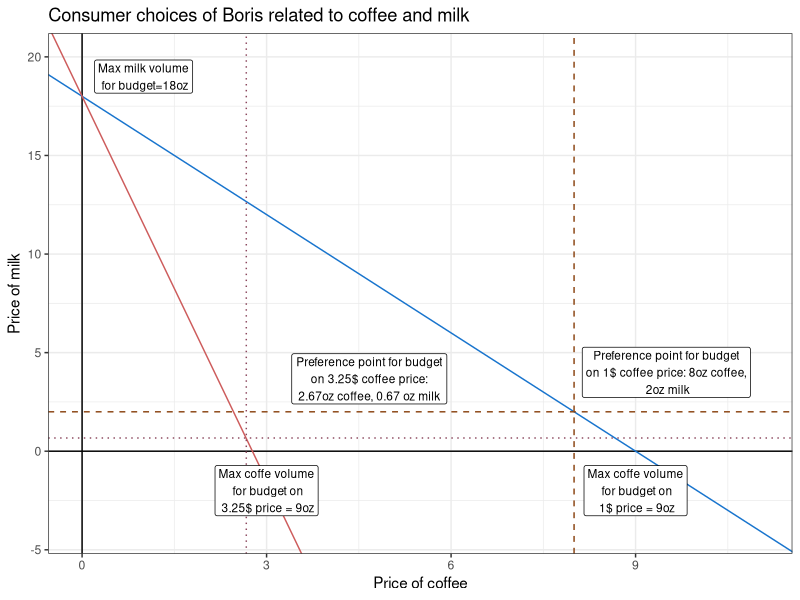

Write the R code that produced this figure.
## ---- chunk 1
knitr::opts_chunk$set(echo = TRUE)
## ---- chunk 2
library(ggplot2)
icp2 <- (-1)*18/(9/3.25)
ggplot()+
  xlim(0,11)+
  ylim(-4,20)+
  labs(
    x='Price of coffee',
    y='Price of milk',
    title='Consumer choices of Boris related to coffee and milk'
  )+
  geom_hline(aes(yintercept=0),col='black')+
  geom_vline(aes(xintercept=0),col='black')+
  geom_abline(intercept = 18, slope = -2, col='dodgerblue3')+
  geom_abline(intercept = 18, slope = icp2, col='indianred')+
  geom_vline(aes(xintercept=8),col='chocolate4',linetype='dashed')+
  geom_hline(aes(yintercept=2),col='chocolate4',linetype='dashed')+
  geom_vline(aes(xintercept=2.67),col='palevioletred4',linetype='dotted')+
  geom_hline(aes(yintercept=0.67),col='palevioletred4',linetype='dotted')+
  geom_label(aes(x=0, y=18, label='Max milk volume\n for budget=18oz'),nudge_x = 1, nudge_y=1, size=3)+
  geom_label(aes(x=9, y=0, label='Max coffe volume\n for budget on\n 1$ price = 9oz'),nudge_x = 0, nudge_y=-2, size=3)+
  geom_label(aes(x=3, y=0, label='Max coffe volume\n for budget on\n 3.25$ price = 9oz'),nudge_x = 0, nudge_y=-2, size=3)+
  geom_label(aes(x=8, y=2, label='Preference point for budget\non 1$ coffee price: 8oz coffee,\n 2oz milk'),nudge_x = 1.5, nudge_y=2, size=3)+
  geom_label(aes(x=2.67, y=0.67, label='Preference point for budget\non 3.25$ coffee price:\n 2.67oz coffee, 0.67 oz milk '),nudge_x = 2, nudge_y=3, size=3)+
  theme_bw()
